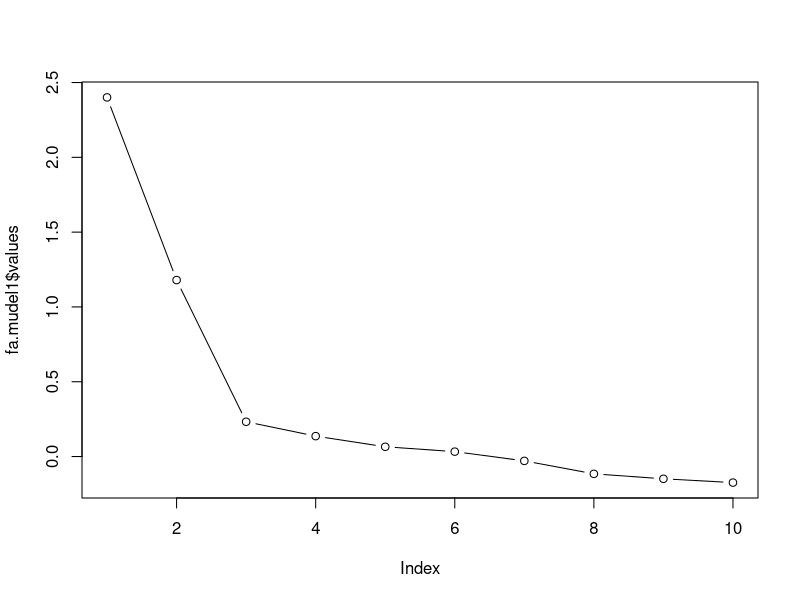
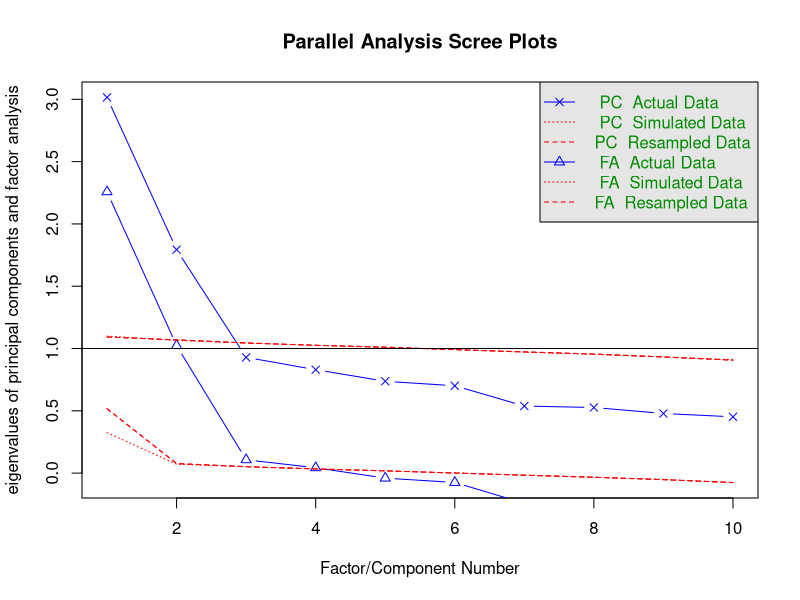

Here is the R script that generated these plots, in order:
## ---- chunk 1
library(psych)
library(GPArotation)
## ---- chunk 2
bfi <- read.csv("bfi.csv")
## ---- chunk 3
bfi2 <- bfi[,1:10]
## ---- chunk 4
cortest.bartlett(bfi2)
## ---- chunk 5
bfi2matrix <- round(cor(bfi2, use="complete"), 2)
bfi2matrix
## ---- chunk 6
det(bfi2matrix)
## ---- chunk 7
fa.mudel1 <- fa(bfi2, nfactors=2, rotate="varimax", fm="ml", scores=TRUE)
## ---- chunk 8
pc.mudel1 <- principal(bfi2, nfactors=2, rotate="varimax", scores=TRUE)
## ---- chunk 9
print.psych(fa.mudel1, cut=0.3, sort=TRUE)
## ---- chunk 10
fa.mudel2 <- fa(bfi2, nfactors=2, rotate="none")
fa.mudel2$loadings
## ---- chunk 11
fa.mudel3 <- fa(bfi2, nfactors=2, rotate="oblimin", fm="ml")
print.psych(fa.mudel3, cut=0.3)
## ---- chunk 12
skoorid <- data.frame(fa.mudel1$scores)
head(skoorid)
## ---- chunk 13
colnames(skoorid) <- c("C", "A")
## ---- chunk 14
alpha(bfi2[,1:5])
## ---- chunk 15
alpha(bfi2[,1:5], keys=c(-1, 1, 1, 1, 1))
## ---- chunk 16
fa.mudel1$values
## ---- chunk 17
plot(fa.mudel1$values, type="b")
## ---- chunk 18
fa.parallel(bfi2)
